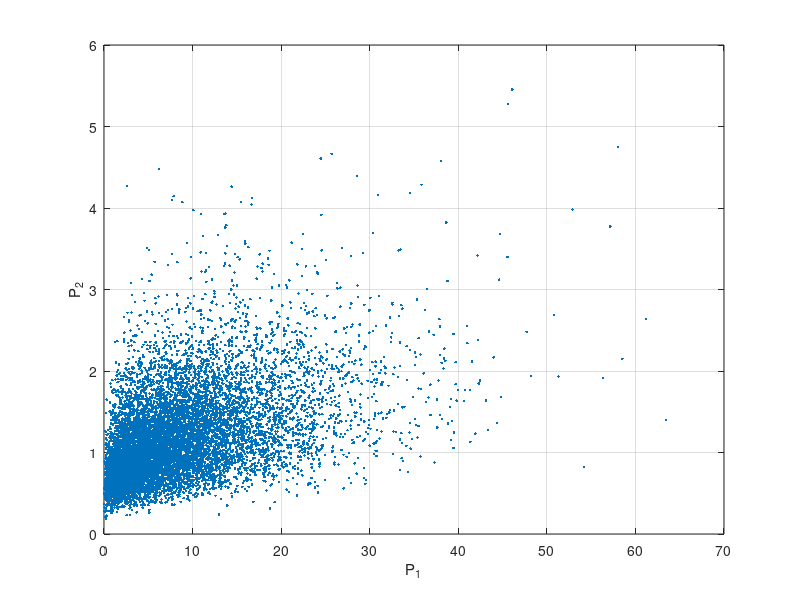
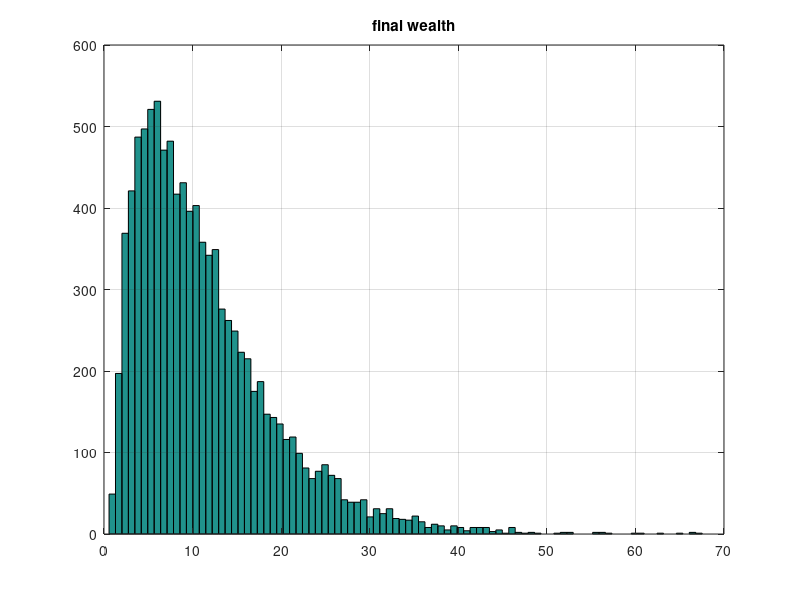
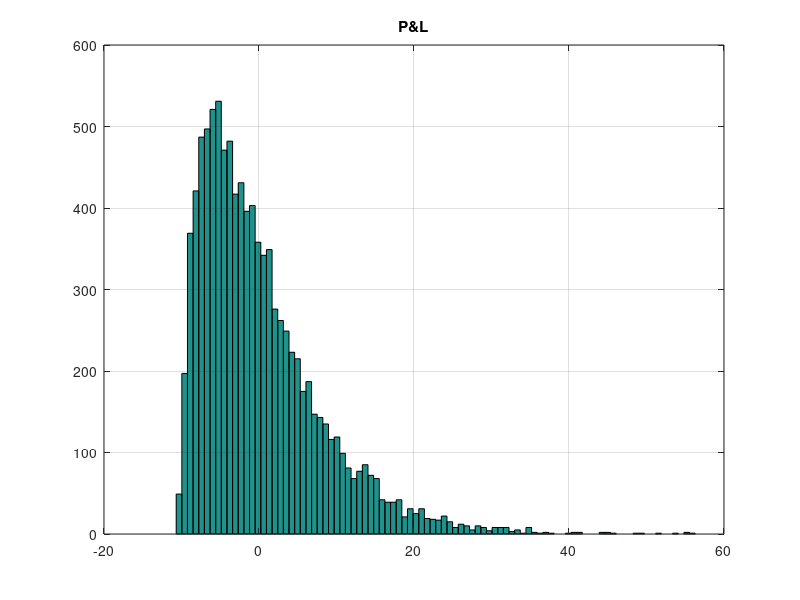
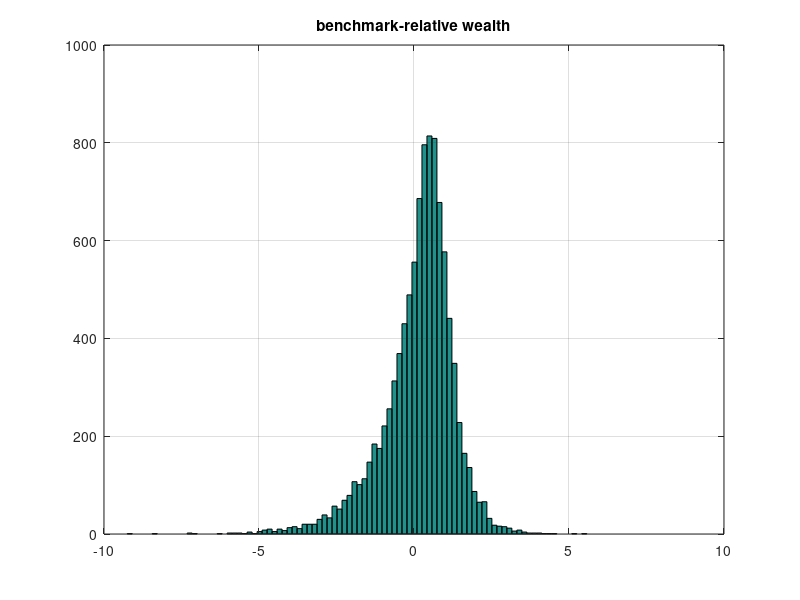

These charts were generated, in order, by the following MATLAB code:
% This script familiarizes the users with the objectives of different investors
% in a highly non-normal bi-variate market of securities
% See Sec.5.1 in "Risk and Asset Allocation" - Springer (2005), by A. Meucci

clear; clc; close all;
%%%%%%%%%%%%%%%%%%%%%%%%%%%%%%%%%%%%%%%%%%%%%%%%%%%%%%%%%%%%%%%%%%%%%%%%%%%%%%%%%%%%%%%%%%%%%%%%%%%%%%%%%%%%%%%%%%%%%
% parameters of first marginal
nu_1=3;
s2_1=3;

% parameters of second marginal
mu_2=.1;
s2_2=.2;

% correlation in normal copula
r=.5;

% number of simulations
J=10000;  

% portfolio allocation
a=[1 2]';
% benchmark allocation
b=[2 1]'; 

%%%%%%%%%%%%%%%%%%%%%%%%%%%%%%%%%%%%%%%%%%%%%%%%%%%%%%%%%%%%%%%%%%%%%%%%%%%%%%%%%%%%%%%%%%%%%%%%%%%%%%%%%%%%%%%%%%%%%
% compute current prices
p_1=nu_1*s2_1;
p_2=exp(mu_2+.5*s2_2^2);
p=[p_1 p_2]';

% generate samnple of prices at the investment horizon
N=mvnrnd([0 0]',[1 r;r 1],J);
N_1=N(:,1);
N_2=N(:,2);

U_1=normcdf(N_1);
U_2=normcdf(N_2);

aa=nu_1/2;
bb=2*s2_1;
P_1=gaminv(U_1,aa,bb);
P_2=logninv(U_2,mu_2,sqrt(s2_2));

P=[P_1 P_2];

% generate sample of final wealth
W=P*a;

% generate sample of PnL
PnL=(P-ones(J,1)*p')*a;

% generate sample of benchmark-relative wealth
K=eye(2)-p*b'/(b'*p);
WRel=P*K'*a;

%%%%%%%%%%%%%%%%%%%%%%%%%%%%%%%%%%%%%%%%%%%%%%%%%%%%%%%%%%%%%%%%%%%%%%%%%%%%%%%%%%%%%%%%%%%%%%%%%%%%%%%%%%%%%%%%%%%%%
% plots
NumBins=round(10*log(J));
figure
plot(P_1,P_2,'.')
grid on
xlabel('P_1')
ylabel('P_2')

figure
hist(W,NumBins)
title('final wealth')
grid on

figure
hist(PnL,NumBins)
title('P&L')
grid on

figure
hist(WRel,NumBins)
title('benchmark-relative wealth')
grid on